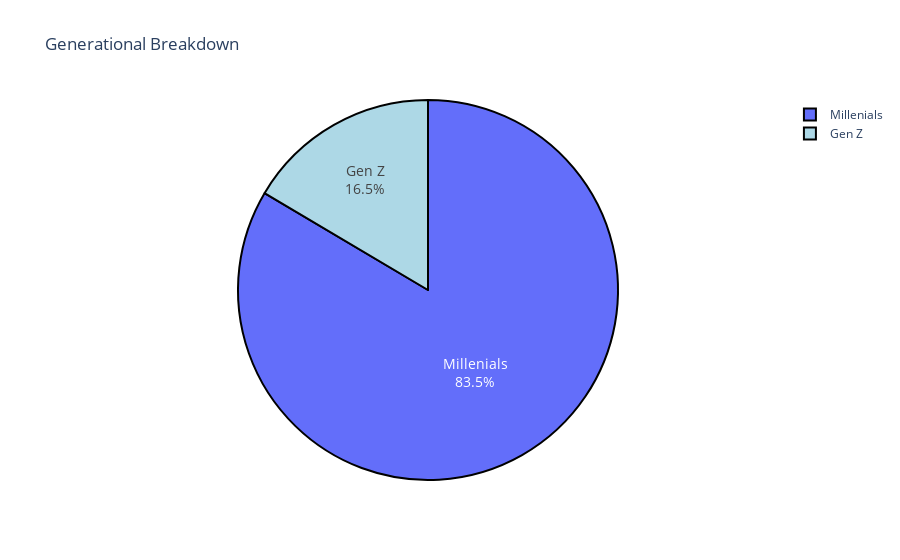

Here is the notebook cell this chart was saved with:
### Markdown cell above
# Generational Breakdown

### Code cell
# breakdown - generation:

import plotly.graph_objects as go
colors = ['lighterblue','lightblue']

fig = go.Figure(data=[go.Pie(labels=['Millenials','Gen Z'],
                             values=[148590,29332])])
fig.update_traces(hoverinfo='label+percent', textinfo='label+percent', textfont_size=14,
                  marker=dict(colors=colors, line=dict(color='#000000', width=2)))
fig.update_layout(title_text='Generational Breakdown', showlegend=True)
fig.show()
py.plot(fig)

### Figure 1 — Plotly figure (JSON) as saved in the notebook; plotly's stock layout.template omitted (floating-point values rounded to 4 significant figures)
{"data": [{"hoverinfo": "label+percent", "labels": ["Millenials", "Gen Z"], "marker": {"colors": ["lighterblue", "lightblue"], "line": {"color": "#000000", "width": 2}}, "textfont": {"size": 14}, "textinfo": "label+percent", "type": "pie", "values": [148590, 29332]}], "layout": {"showlegend": true, "title": {"text": "Generational Breakdown"}}}
